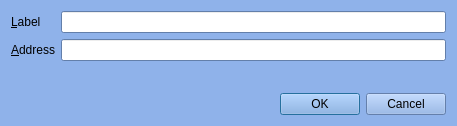
<?xml version="1.0" encoding="UTF-8"?>
<ui version="4.0">
 <class>EditAddressDialog</class>
 <widget class="QDialog" name="EditAddressDialog">
  <property name="geometry">
   <rect>
    <x>0</x>
    <y>0</y>
    <width>457</width>
    <height>126</height>
   </rect>
  </property>
  <property name="palette">
   <palette>
    <active>
     <colorrole role="WindowText">
      <brush brushstyle="SolidPattern">
       <color alpha="255">
        <red>0</red>
        <green>0</green>
        <blue>0</blue>
       </color>
      </brush>
     </colorrole>
     <colorrole role="Button">
      <brush brushstyle="SolidPattern">
       <color alpha="238">
        <red>135</red>
        <green>173</green>
        <blue>232</blue>
       </color>
      </brush>
     </colorrole>
     <colorrole role="Light">
      <brush brushstyle="SolidPattern">
       <color alpha="238">
        <red>241</red>
        <green>247</green>
        <blue>255</blue>
       </color>
      </brush>
     </colorrole>
     <colorrole role="Midlight">
      <brush brushstyle="SolidPattern">
       <color alpha="238">
        <red>188</red>
        <green>210</green>
        <blue>243</blue>
       </color>
      </brush>
     </colorrole>
     <colorrole role="Dark">
      <brush brushstyle="SolidPattern">
       <color alpha="238">
        <red>67</red>
        <green>86</green>
        <blue>116</blue>
       </color>
      </brush>
     </colorrole>
     <colorrole role="Mid">
      <brush brushstyle="SolidPattern">
       <color alpha="238">
        <red>90</red>
        <green>115</green>
        <blue>154</blue>
       </color>
      </brush>
     </colorrole>
     <colorrole role="Text">
      <brush brushstyle="SolidPattern">
       <color alpha="255">
        <red>0</red>
        <green>0</green>
        <blue>0</blue>
       </color>
      </brush>
     </colorrole>
     <colorrole role="BrightText">
      <brush brushstyle="SolidPattern">
       <color alpha="255">
        <red>255</red>
        <green>255</green>
        <blue>255</blue>
       </color>
      </brush>
     </colorrole>
     <colorrole role="ButtonText">
      <brush brushstyle="SolidPattern">
       <color alpha="255">
        <red>0</red>
        <green>0</green>
        <blue>0</blue>
       </color>
      </brush>
     </colorrole>
     <colorrole role="Base">
      <brush brushstyle="SolidPattern">
       <color alpha="255">
        <red>255</red>
        <green>255</green>
        <blue>255</blue>
       </color>
      </brush>
     </colorrole>
     <colorrole role="Window">
      <brush brushstyle="SolidPattern">
       <color alpha="238">
        <red>135</red>
        <green>173</green>
        <blue>232</blue>
       </color>
      </brush>
     </colorrole>
     <colorrole role="Shadow">
      <brush brushstyle="SolidPattern">
       <color alpha="255">
        <red>0</red>
        <green>0</green>
        <blue>0</blue>
       </color>
      </brush>
     </colorrole>
     <colorrole role="AlternateBase">
      <brush brushstyle="SolidPattern">
       <color alpha="246">
        <red>195</red>
        <green>214</green>
        <blue>243</blue>
       </color>
      </brush>
     </colorrole>
     <colorrole role="ToolTipBase">
      <brush brushstyle="SolidPattern">
       <color alpha="255">
        <red>255</red>
        <green>255</green>
        <blue>220</blue>
       </color>
      </brush>
     </colorrole>
     <colorrole role="ToolTipText">
      <brush brushstyle="SolidPattern">
       <color alpha="255">
        <red>0</red>
        <green>0</green>
        <blue>0</blue>
       </color>
      </brush>
     </colorrole>
    </active>
    <inactive>
     <colorrole role="WindowText">
      <brush brushstyle="SolidPattern">
       <color alpha="255">
        <red>0</red>
        <green>0</green>
        <blue>0</blue>
       </color>
      </brush>
     </colorrole>
     <colorrole role="Button">
      <brush brushstyle="SolidPattern">
       <color alpha="238">
        <red>135</red>
        <green>173</green>
        <blue>232</blue>
       </color>
      </brush>
     </colorrole>
     <colorrole role="Light">
      <brush brushstyle="SolidPattern">
       <color alpha="238">
        <red>241</red>
        <green>247</green>
        <blue>255</blue>
       </color>
      </brush>
     </colorrole>
     <colorrole role="Midlight">
      <brush brushstyle="SolidPattern">
       <color alpha="238">
        <red>188</red>
        <green>210</green>
        <blue>243</blue>
       </color>
      </brush>
     </colorrole>
     <colorrole role="Dark">
      <brush brushstyle="SolidPattern">
       <color alpha="238">
        <red>67</red>
        <green>86</green>
        <blue>116</blue>
       </color>
      </brush>
     </colorrole>
     <colorrole role="Mid">
      <brush brushstyle="SolidPattern">
       <color alpha="238">
        <red>90</red>
        <green>115</green>
        <blue>154</blue>
       </color>
      </brush>
     </colorrole>
     <colorrole role="Text">
      <brush brushstyle="SolidPattern">
       <color alpha="255">
        <red>0</red>
        <green>0</green>
        <blue>0</blue>
       </color>
      </brush>
     </colorrole>
     <colorrole role="BrightText">
      <brush brushstyle="SolidPattern">
       <color alpha="255">
        <red>255</red>
        <green>255</green>
        <blue>255</blue>
       </color>
      </brush>
     </colorrole>
     <colorrole role="ButtonText">
      <brush brushstyle="SolidPattern">
       <color alpha="255">
        <red>0</red>
        <green>0</green>
        <blue>0</blue>
       </color>
      </brush>
     </colorrole>
     <colorrole role="Base">
      <brush brushstyle="SolidPattern">
       <color alpha="255">
        <red>255</red>
        <green>255</green>
        <blue>255</blue>
       </color>
      </brush>
     </colorrole>
     <colorrole role="Window">
      <brush brushstyle="SolidPattern">
       <color alpha="238">
        <red>135</red>
        <green>173</green>
        <blue>232</blue>
       </color>
      </brush>
     </colorrole>
     <colorrole role="Shadow">
      <brush brushstyle="SolidPattern">
       <color alpha="255">
        <red>0</red>
        <green>0</green>
        <blue>0</blue>
       </color>
      </brush>
     </colorrole>
     <colorrole role="AlternateBase">
      <brush brushstyle="SolidPattern">
       <color alpha="246">
        <red>195</red>
        <green>214</green>
        <blue>243</blue>
       </color>
      </brush>
     </colorrole>
     <colorrole role="ToolTipBase">
      <brush brushstyle="SolidPattern">
       <color alpha="255">
        <red>255</red>
        <green>255</green>
        <blue>220</blue>
       </color>
      </brush>
     </colorrole>
     <colorrole role="ToolTipText">
      <brush brushstyle="SolidPattern">
       <color alpha="255">
        <red>0</red>
        <green>0</green>
        <blue>0</blue>
       </color>
      </brush>
     </colorrole>
    </inactive>
    <disabled>
     <colorrole role="WindowText">
      <brush brushstyle="SolidPattern">
       <color alpha="238">
        <red>67</red>
        <green>86</green>
        <blue>116</blue>
       </color>
      </brush>
     </colorrole>
     <colorrole role="Button">
      <brush brushstyle="SolidPattern">
       <color alpha="238">
        <red>135</red>
        <green>173</green>
        <blue>232</blue>
       </color>
      </brush>
     </colorrole>
     <colorrole role="Light">
      <brush brushstyle="SolidPattern">
       <color alpha="238">
        <red>241</red>
        <green>247</green>
        <blue>255</blue>
       </color>
      </brush>
     </colorrole>
     <colorrole role="Midlight">
      <brush brushstyle="SolidPattern">
       <color alpha="238">
        <red>188</red>
        <green>210</green>
        <blue>243</blue>
       </color>
      </brush>
     </colorrole>
     <colorrole role="Dark">
      <brush brushstyle="SolidPattern">
       <color alpha="238">
        <red>67</red>
        <green>86</green>
        <blue>116</blue>
       </color>
      </brush>
     </colorrole>
     <colorrole role="Mid">
      <brush brushstyle="SolidPattern">
       <color alpha="238">
        <red>90</red>
        <green>115</green>
        <blue>154</blue>
       </color>
      </brush>
     </colorrole>
     <colorrole role="Text">
      <brush brushstyle="SolidPattern">
       <color alpha="238">
        <red>67</red>
        <green>86</green>
        <blue>116</blue>
       </color>
      </brush>
     </colorrole>
     <colorrole role="BrightText">
      <brush brushstyle="SolidPattern">
       <color alpha="255">
        <red>255</red>
        <green>255</green>
        <blue>255</blue>
       </color>
      </brush>
     </colorrole>
     <colorrole role="ButtonText">
      <brush brushstyle="SolidPattern">
       <color alpha="238">
        <red>67</red>
        <green>86</green>
        <blue>116</blue>
       </color>
      </brush>
     </colorrole>
     <colorrole role="Base">
      <brush brushstyle="SolidPattern">
       <color alpha="238">
        <red>135</red>
        <green>173</green>
        <blue>232</blue>
       </color>
      </brush>
     </colorrole>
     <colorrole role="Window">
      <brush brushstyle="SolidPattern">
       <color alpha="238">
        <red>135</red>
        <green>173</green>
        <blue>232</blue>
       </color>
      </brush>
     </colorrole>
     <colorrole role="Shadow">
      <brush brushstyle="SolidPattern">
       <color alpha="255">
        <red>0</red>
        <green>0</green>
        <blue>0</blue>
       </color>
      </brush>
     </colorrole>
     <colorrole role="AlternateBase">
      <brush brushstyle="SolidPattern">
       <color alpha="238">
        <red>135</red>
        <green>173</green>
        <blue>232</blue>
       </color>
      </brush>
     </colorrole>
     <colorrole role="ToolTipBase">
      <brush brushstyle="SolidPattern">
       <color alpha="255">
        <red>255</red>
        <green>255</green>
        <blue>220</blue>
       </color>
      </brush>
     </colorrole>
     <colorrole role="ToolTipText">
      <brush brushstyle="SolidPattern">
       <color alpha="255">
        <red>0</red>
        <green>0</green>
        <blue>0</blue>
       </color>
      </brush>
     </colorrole>
    </disabled>
   </palette>
  </property>
  <property name="windowTitle">
   <string>Edit Address</string>
  </property>
  <layout class="QVBoxLayout" name="verticalLayout">
   <item>
    <layout class="QFormLayout" name="formLayout">
     <property name="fieldGrowthPolicy">
      <enum>QFormLayout::AllNonFixedFieldsGrow</enum>
     </property>
     <item row="0" column="0">
      <widget class="QLabel" name="label">
       <property name="text">
        <string>&amp;Label</string>
       </property>
       <property name="buddy">
        <cstring>labelEdit</cstring>
       </property>
      </widget>
     </item>
     <item row="0" column="1">
      <widget class="QLineEdit" name="labelEdit">
       <property name="toolTip">
        <string>The label associated with this address book entry</string>
       </property>
      </widget>
     </item>
     <item row="1" column="0">
      <widget class="QLabel" name="label_2">
       <property name="text">
        <string>&amp;Address</string>
       </property>
       <property name="buddy">
        <cstring>addressEdit</cstring>
       </property>
      </widget>
     </item>
     <item row="1" column="1">
      <widget class="QLineEdit" name="addressEdit">
       <property name="toolTip">
        <string>The address associated with this address book entry. This can only be modified for sending addresses.</string>
       </property>
      </widget>
     </item>
    </layout>
   </item>
   <item>
    <widget class="QDialogButtonBox" name="buttonBox">
     <property name="orientation">
      <enum>Qt::Horizontal</enum>
     </property>
     <property name="standardButtons">
      <set>QDialogButtonBox::Cancel|QDialogButtonBox::Ok</set>
     </property>
    </widget>
   </item>
  </layout>
 </widget>
 <resources/>
 <connections>
  <connection>
   <sender>buttonBox</sender>
   <signal>accepted()</signal>
   <receiver>EditAddressDialog</receiver>
   <slot>accept()</slot>
   <hints>
    <hint type="sourcelabel">
     <x>248</x>
     <y>254</y>
    </hint>
    <hint type="destinationlabel">
     <x>157</x>
     <y>274</y>
    </hint>
   </hints>
  </connection>
  <connection>
   <sender>buttonBox</sender>
   <signal>rejected()</signal>
   <receiver>EditAddressDialog</receiver>
   <slot>reject()</slot>
   <hints>
    <hint type="sourcelabel">
     <x>316</x>
     <y>260</y>
    </hint>
    <hint type="destinationlabel">
     <x>286</x>
     <y>274</y>
    </hint>
   </hints>
  </connection>
 </connections>
</ui>
